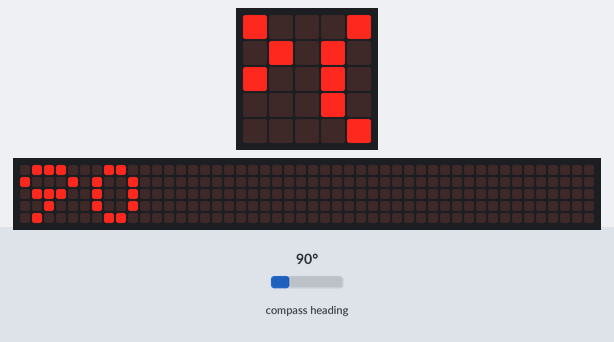
Bench run of a program on a simulated BBC micro:bit (MakeCode). On the bench: the board's 5×5 LED display, a strip that is not on the board, showing the scrolling text unrolled. The test bench sets the inputs (shaded band); at power-on: compass heading 90°. The 48×5 strip is a reading aid, not a part: it shows the text the display is scrolling, unrolled, one strip-width of it at a time; the compass is already calibrated.

Above: at 1.27 s.
1.3 s: compass heading set to 7°
At 3.5 s:
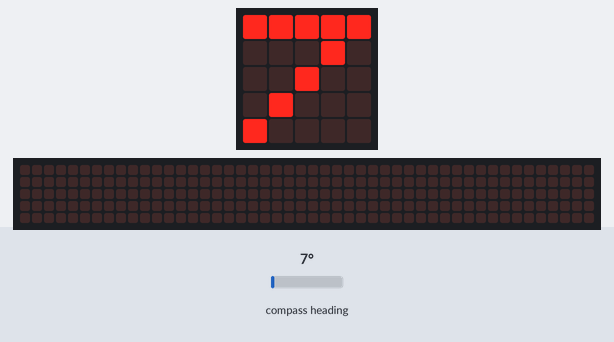
4.9 s: compass heading set to 90°
At 7.5 s:
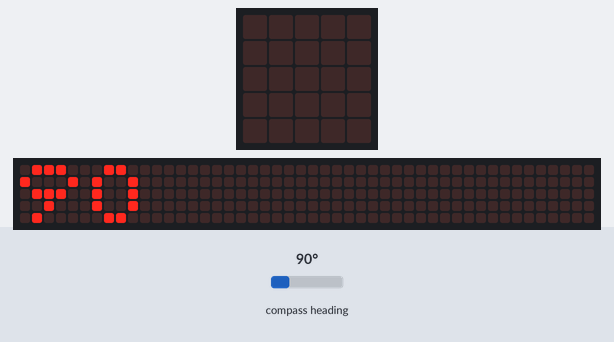
8.5 s: compass heading set to 180°
At 13.84 s:
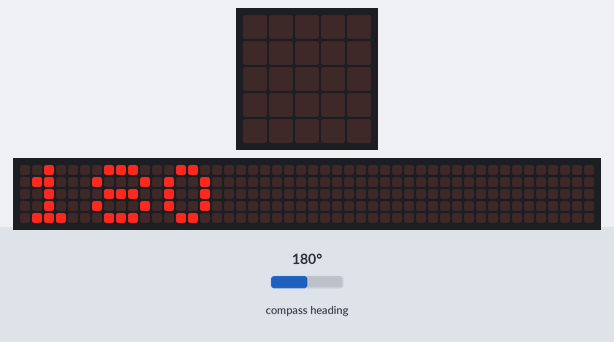

Measured:
- after the input at 4.9 s, the display: first changes after 0.13 s (image 2 shows a later state)
- what the display in image 2 shows lasts 0.4 s, from 7.3 s to 7.7 s

The program:

main.ts
```typescript
basic.forever(function () {
    basic.showString("" + (input.compassHeading()))
})
basic.forever(function () {
    if (true) {

    }
})
basic.forever(function () {
    if (true) {

    }
})
basic.forever(function () {
    if (true) {

    }
})
basic.forever(function () {
    if (true) {

    }
})
basic.forever(function () {
    if (true) {

    }
})
basic.forever(function () {
    if (true) {

    }
})
basic.forever(function () {
    if (true) {

    }
})
basic.forever(function () {
    if (true) {

    }
})
```

test.ts
```typescript
// les tests vont ici ; cela ne sera pas compilé si ce paquet est utilisé en tant qu'extension.
```
